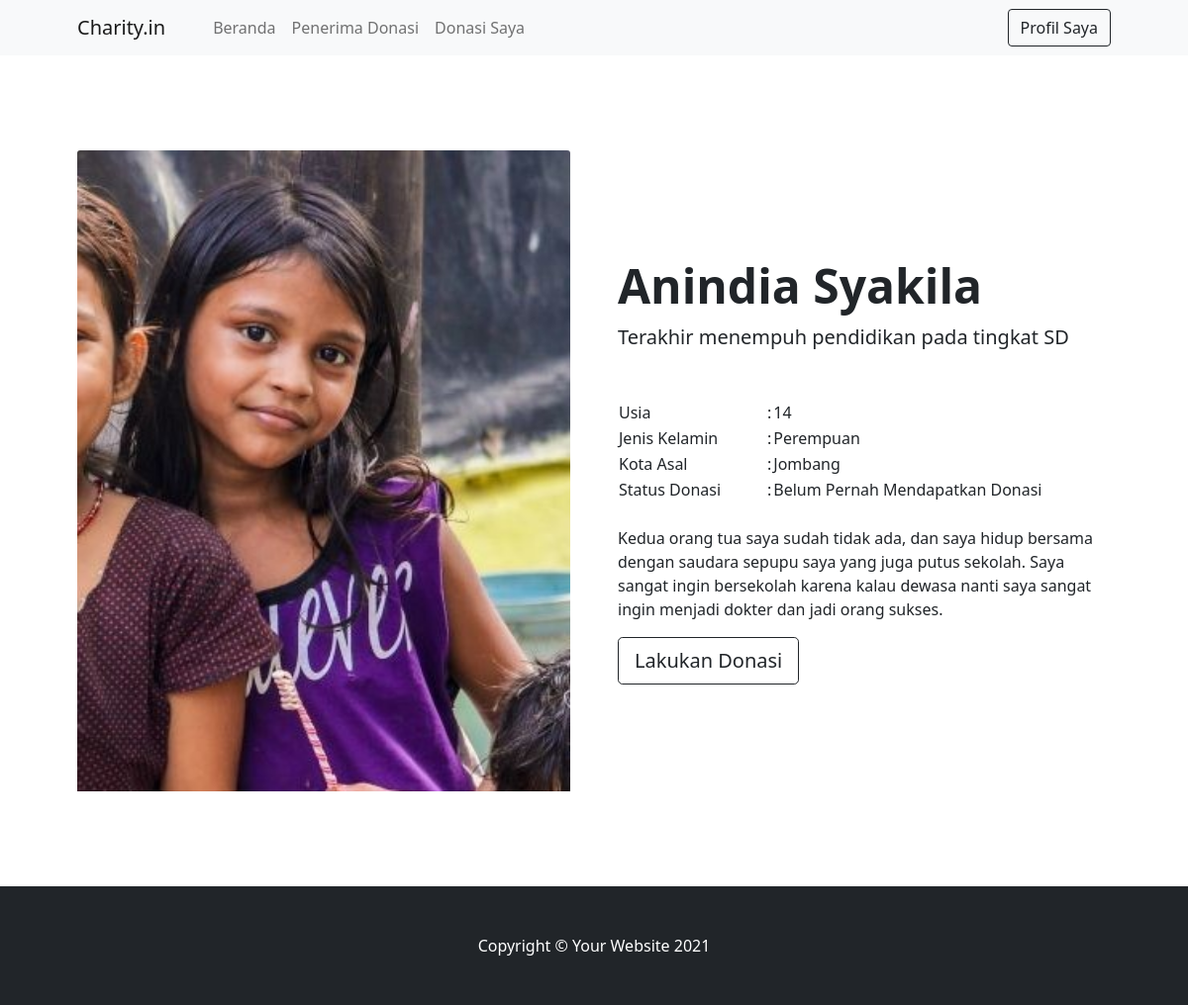
The app's page /project/public/Penerima_donasi/detail/3 (signed in) with its own data.
### tables this page shows
CREATE TABLE `daftar_donasi` (
  `id_person` int(7) NOT NULL,
  `foto` varchar(20) DEFAULT NULL,
  `nama` varchar(50) NOT NULL,
  `usia` int(5) NOT NULL,
  `gender` varchar(15) NOT NULL,
  `asal` varchar(100) NOT NULL,
  `pendidikan` varchar(30) NOT NULL,
  `bio` varchar(255) NOT NULL,
  `status` varchar(50) NOT NULL
);

### project/app/core/Controller.php (called while the page is built, shortened)
<?php
class Controller {
    public function view($view, $data=[]){
        require_once '../app/views/' . $view . '.php';
    }
    public function model($model){
        return new $model;
    }
}

### project/app/controllers/Penerima_donasi.php (called while the page is built, shortened)
<?php
class Penerima_donasi extends Controller{
    public function detail($id){
        $data['penerima_donasi'] = $this->model('Penerima_donasi_model')->getPenerima_donasi_id($id);
        $this->view('penerima_donasi/detail', $data);
    }
}

### project/app/core/App.php (called while the page is built, shortened)
<?php
class App {
    protected $method = 'index';
    protected $params = [];
    public function __construct(){
        $url = $this->parseurl();
        if(file_exists('../app/controllers/' . $url[0] . '.php')){
            unset($url[0]);
        }
        $this->controller = new $this->controller;
        if(isset($url[1])){
            if(method_exists($this->controller, $url[1])){
                $this->method = $url[1];
                unset($url[1]);
            }
        }
        if(!empty($url)){
            $this->params = array_values($url);
        }
        call_user_func_array([$this->controller, $this->method], $this->params);
    }
    public function parseurl(){
        if(isset($_GET['url'])){
            $url = rtrim($_GET['url'], '/');
            $url = filter_var($url, FILTER_SANITIZE_URL);
            $url = explode('/', $url);
            return $url;
        }
    }
}

### project/public/index.php (called while the page is built, shortened)
<?php
$app = new App;

### project/app/core/Database.php (called while the page is built, shortened)
<?php
class Database{
    private $host = db_host;
    private $usn = db_usn;
    private $pass = db_pass;
    private $db_name = db_name;
    private $dbh;
    private $query;
    public function __construct(){
        $condb = 'mysql:host=' . $this->host . ';dbname='. $this->db_name;
        try {
            $this->dbh = new PDO($condb, $this->usn, $this->pass);
        } catch (PDOException $e) {
            die($e->getMessage());
        }
    }
    public function query($q){
        $this->query = $this->dbh->prepare($q);
    }
    public function bind($param, $value, $type = null){
        if(is_null($type)){
            switch(true){
                default:
                    $type = PDO::PARAM_STR;
            }
        }
        $this->query->bindValue($param, $value, $type);
    }
    public function execute(){
        $this->query->execute();
    }
    public function single(){
        $this->execute();
        return $this->query->fetch(PDO::FETCH_ASSOC);
    }
}

### project/app/models/Penerima_donasi_model.php (called while the page is built, shortened)
<?php
class Penerima_donasi_model {
    private $db;
    public function __construct(){
        $this->db = new Database;
    }
    public function getPenerima_donasi_id($id){
        $this->db->query('SELECT * FROM daftar_donasi WHERE id_person=:id');
        $this->db->bind('id',$id);
        return $this->db->single();
    }
}

### project/app/views/penerima_donasi/detail.php (the view, shortened to what this page needs)
<!DOCTYPE html>
<html lang="en">
    <head>
        <link href="https://cdn.jsdelivr.net/npm/bootstrap-icons@1.5.0/font/bootstrap-icons.css" rel="stylesheet" />
        <link href="<?= BASEURL; ?>/css/detail_penerima_donasi.css" rel="stylesheet" />
    </head>
    <body>
        <nav class="navbar navbar-expand-lg navbar-light bg-light">
            <div class="container px-4 px-lg-5">
                <a class="navbar-brand" href="#!">Charity.in</a>
                <div class="collapse navbar-collapse" id="navbarSupportedContent">
                    <ul class="navbar-nav me-auto mb-2 mb-lg-0 ms-lg-4">
                        <li class="nav-item"><a class="nav-link" href="<?= BASEURL; ?>/Beranda">Beranda</a></li>
                        <li class="nav-item"><a class="nav-link" href="<?= BASEURL; ?>/Penerima_donasi">Penerima Donasi</a></li>
                        <li class="nav-item"><a class="nav-link" href="<?= BASEURL; ?>/Donasi_saya">Donasi Saya</a></li>
                    </ul>
                    <form class="d-flex">
                        <div class="text-center"><a class="btn btn-outline-dark mt-auto" href="<?= BASEURL; ?>/Profil">Profil Saya</a></div>
                    </form>
                </div>
            </div>
        </nav>
        <section class="py-5">
            <div class="container px-4 px-lg-5 my-5">
                <div class="row gx-4 gx-lg-5 align-items-center">
                    <div class="col-md-6"><img class="card-img-top mb-5 mb-md-0" src="<?= BASEURL; ?>/img/detail/<?= $data['penerima_donasi']['foto']; ?>.jpg" alt="..." /></div>
                    <div class="col-md-6">
                        <h1 class="display-5 fw-bolder"><?= $data['penerima_donasi']['nama']; ?></h1>
                        <div class="fs-5 mb-5">
                            Terakhir menempuh pendidikan pada tingkat <?= $data['penerima_donasi']['pendidikan']; ?>
                        </div>
                        <table>
                            <tr>
                                <td style="width: 150px;">Usia</td>
                                <td>:</td>
                                <td><?= $data['penerima_donasi']['usia']; ?></td>
                            </tr>
                            <tr>
                                <td>Jenis Kelamin</td>
                                <td>:</td>
                                <td><?= $data['penerima_donasi']['gender']; ?></td>
                            </tr>
                            <tr>
                                <td>Kota Asal</td>
                                <td>:</td>
                                <td><?= $data['penerima_donasi']['asal']; ?></td>
                            </tr>
                            <tr>
                                <td>Status Donasi</td>
                                <td>:</td>
                                <td><?= $data['penerima_donasi']['status']; ?></td>
                            </tr>
                        </table>
                        <br>
                        <p><?= $data['penerima_donasi']['bio']; ?></p>
                        <div class="d-flex">
                            <div class="text-center"><a class="btn btn-outline-dark btn-lg mt-auto" href="<?= BASEURL; ?>/Form_donasi/index/<?= $data['penerima_donasi']['id_person'] ?>">Lakukan Donasi</a></div>
                        </div>
                    </div>
                </div>
            </div>
        </section>
        <footer class="py-5 bg-dark">
            <div class="container"><p class="m-0 text-center text-white">Copyright &copy; Your Website 2021</p></div>
        </footer>
    </body>
</html>

### records on screen
daftar_donasi: foto (picture), nama "Anindia Syakila", pendidikan "SD", usia "14", gender "Perempuan", asal "Jombang", status "Belum Pernah Mendapatkan Donasi", bio "Kedua orang tua saya sudah tidak ada, dan saya hidup bersama dengan saudara sepupu saya yang juga putus sekolah. Saya sangat ingin bersekolah karena kalau dewasa nanti saya sangat ingin menjadi dokter dan jadi orang sukses."
